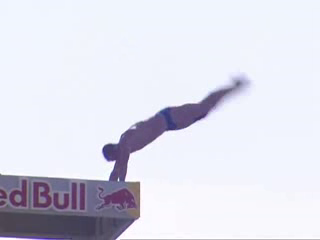
#> input picture frame 8 of v_CliffDiving_g05_c01.avi, 320 x 240 px, given in place of v_GolfSwing_g17_c05.avi, which was not available
$ python opencvflow_mask.py
#> lines starting #> are read from the running program, lines starting #| are printed output that depends on the picture; pictures that were not available may be replaced by others from this repository, and a replacement may not be noted
import cv2
import numpy as np

# add your video absolute path
pathv = 'C:\\your path\\v_GolfSwing_g17_c05.avi'

#or you can just ./v_GolfSwing_g17_c05.avi,but may report an error when you run the program
cap = cv2.VideoCapture(pathv)
ret, frame1 = cap.read()
#> frame1 is the input picture: shape (240, 320, 3); mean B, G, R 233, 221.2, 220.7
prvs = cv2.cvtColor(frame1,cv2.COLOR_BGR2GRAY)
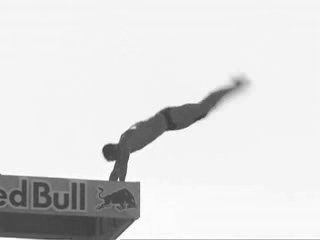
#> prvs: shape (240, 320); min 58, max 255, mean 222.3
hsv = np.zeros_like(frame1)
hsv[...,1] = 255
while(1):
    ret, frame2 = cap.read()
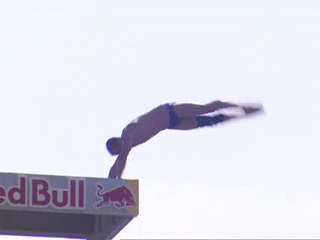
#> input picture frame 9 of v_CliffDiving_g05_c01.avi, 320 x 240 px, given in place of v_GolfSwing_g17_c05.avi, which was not available
#> frame2 is the input picture: shape (240, 320, 3); mean B, G, R 232.4, 220.4, 220.2
    next = cv2.cvtColor(frame2,cv2.COLOR_BGR2GRAY)
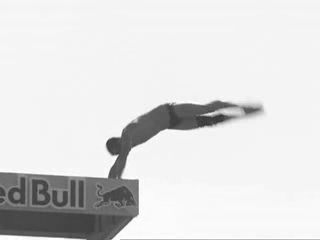
#> next: shape (240, 320); min 52, max 255, mean 221.7
    flow = cv2.calcOpticalFlowFarneback(prvs,next, None, 0.5, 3, 15, 3, 5, 1.2, 0)
    mag, ang = cv2.cartToPolar(flow[...,0], flow[...,1])
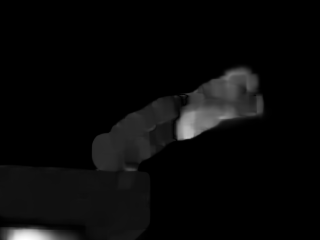
#> mag: shape (240, 320) float32; min 0, max 42.19, mean 1.6; drawn with min black and max white
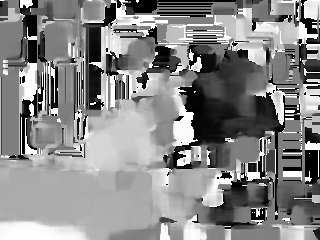
#> ang: shape (240, 320) float32; min 1.69e-15, max 6.28, mean 3.34; drawn with min black and max white
    hsv[...,0] = ang*180/np.pi/2
    hsv[...,2] = cv2.normalize(mag,None,0,255,cv2.NORM_MINMAX)
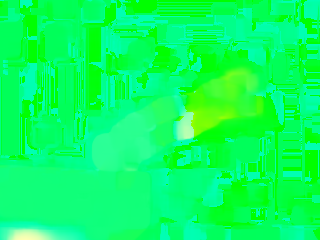
#> hsv: shape (240, 320, 3); mean of channels 0, 1, 2 95.2, 255, 9.4; drawn as B, G, R
    rgb = cv2.cvtColor(hsv,cv2.COLOR_HSV2BGR)
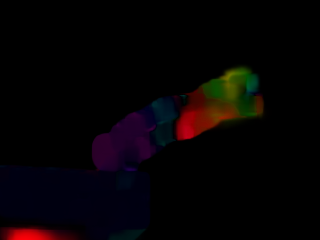
#> rgb: shape (240, 320, 3); mean B, G, R 4.1, 2.4, 6
    cv2.imshow('frame2',rgb)
    k = cv2.waitKey(30) & 0xff
#> (key Esc is pressed here)
    if k == 27:
        break
    elif k == ord('s'):
        cv2.imwrite('optical_ori.png',frame2)
        cv2.imwrite('optical_hsv.png',rgb)
        prvs = next
cap.release()
cv2.destroyAllWindows()

$ run again, starting later in the video
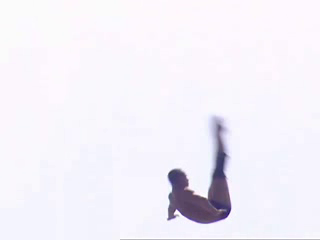
#> input picture frame 36 of v_CliffDiving_g05_c01.avi, 320 x 240 px, given in place of v_GolfSwing_g17_c05.avi, which was not available
#> frame1 is the input picture: shape (240, 320, 3); mean B, G, R 248, 239.8, 242.8
#> `hsv[...,2] = cv2.normalize(mag,None,0,255,cv2.NORM_MINMAX)`:
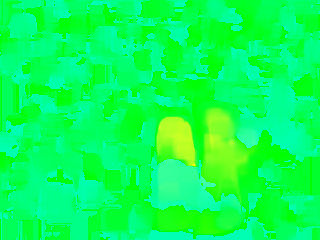
#> hsv: shape (240, 320, 3); mean of channels 0, 1, 2 86.8, 255, 9; drawn as B, G, R
#> `rgb = cv2.cvtColor(hsv,cv2.COLOR_HSV2BGR)`:
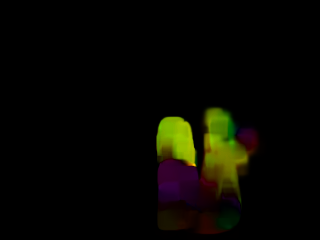
#> rgb: shape (240, 320, 3); mean B, G, R 1, 7, 7.5

$ run again, starting later in the video
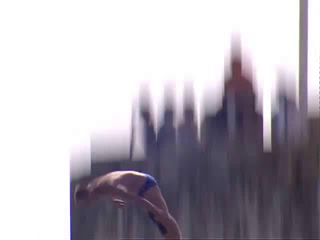
#> input picture frame 64 of v_CliffDiving_g05_c01.avi, 320 x 240 px, given in place of v_GolfSwing_g17_c05.avi, which was not available
#> frame1 is the input picture: shape (240, 320, 3); mean B, G, R 184.3, 175.9, 180.8
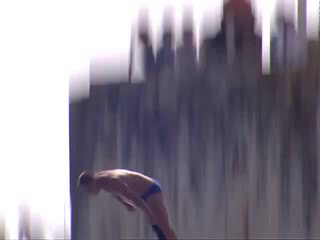
#> input picture frame 65 of v_CliffDiving_g05_c01.avi, 320 x 240 px, given in place of v_GolfSwing_g17_c05.avi, which was not available
#> frame2 is the input picture: shape (240, 320, 3); mean B, G, R 146.4, 134.3, 139.5
#> `rgb = cv2.cvtColor(hsv,cv2.COLOR_HSV2BGR)`:
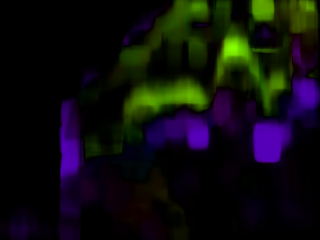
#> rgb: shape (240, 320, 3); mean B, G, R 13.3, 13.2, 13.9
